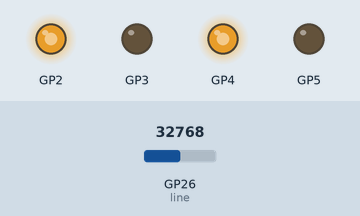
Bench run of a program on a simulated Raspberry Pi Pico running MicroPython. Parts: output pins drawn as LEDs (lit = HIGH). Inputs (shaded band) come from the test bench; at power-on: GP26 (line) = 32768 (analog values on the 0–65535 scale).

Above: at 1.2 s.
1.3 s: GP26 (line) set to 34655
At 2.5 s:
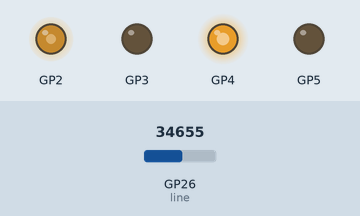
2.8 s: GP26 (line) set to 29345
At 4.0 s:
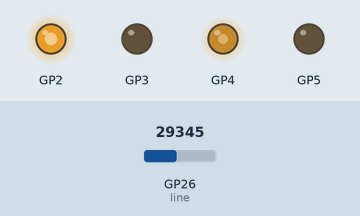
4.3 s: GP26 (line) set to 21345
At 5.0 s:
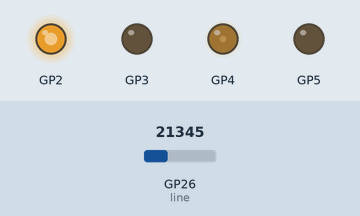
5.8 s: GP26 (line) set to 45874
At 6.4 s:
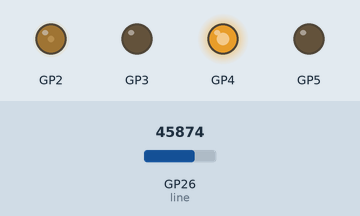
7.3 s: GP26 (line) set to 41072
8.8 s: GP26 (line) set to 39472
At 9.6 s:
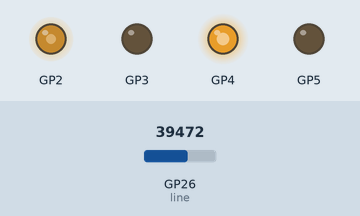
Timing chart, 0 to 11.3 s (numbered marks = the images above; inputs shaded):
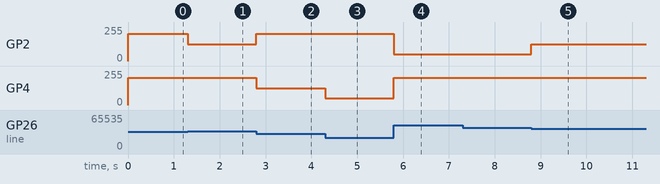

The program:

line_follow.py
```python
###  This example code uses: Maker Pi Pico ;; Reference: www.cytron.io/p-maker-pi-pico
###  This example code uses: Maker Line ;; Reference: www.cytron.io/p-maker-line-simplifying-line-sensor-for-beginner

from motor_driver import *         # import motor driver library

line = machine.ADC(26)             # set pin 26 as analog INPUT

motor = motor_driver(4,5,2,3)      # M1A = 4, M1B = 5, M2A = 2, M2B = 3

def read_line_sensor():
    return line.read_u16()

while True:
    line_value = read_line_sensor()   # read line sensor
    if line_value > 60000:    # all line
        motor.speed(80,80)    # straight
    elif line_value > 40000:  # S5 or S4+S5
        motor.speed(80,20)    # right
    elif line_value > 34000:  # S4 or S3+S4
        motor.speed(80,50)    # slight right
    elif line_value > 30000:  # S3
        motor.speed(80,80)    # straight
    elif line_value > 22000:  # S2 or S3+S2
        motor.speed(50,80)    # slight left
    elif line_value > 10000:  # S1 or S2+S1
        motor.speed(20,80)    # left
```

motor_driver.py
```python
import machine
import utime

class motor_driver():
    def __init__(self,M1A,M1B,M2A,M2B):  # Intialize motor driver

        self.M1A = machine.PWM(machine.Pin(M1A))
        self.M1B = machine.PWM(machine.Pin(M1B))
        self.M2A = machine.PWM(machine.Pin(M2A))
        self.M2B = machine.PWM(machine.Pin(M2B))

    # Will return a integer
    def convert(self,x, in_min, in_max, out_min, out_max):
        return (x - in_min) * (out_max - out_min) // (in_max - in_min) + out_min

    def speed(self,speedLeft, speedRight):
        speedLeft = self.convert(speedLeft,0,100,0,65534)
        speedRight = self.convert(speedRight,0,100,0,65534)
        if speedLeft > 0:
            self.M1A.duty_u16(speedLeft)
            self.M1B.duty_u16(0)
        else:
            self.M1A.duty_u16(0)
            self.M1B.duty_u16(abs(speedLeft))

        if speedRight > 0:
            self.M2A.duty_u16(speedRight)
            self.M2B.duty_u16(0)
        else:
            self.M2A.duty_u16(0)
            self.M2B.duty_u16(abs(speedRight))

    def brake(self):
        self.speed(0,0)
```

Measured:
- the behaviour switches between 40016 and 40000 on GP26 (line) (found by bisection; images 4 and 5)
- after the input at 1.3 s, GP2: 204/255 → 127/255 at once
- after the input at 2.8 s, GP2: 127/255 → 204/255 at once; GP4: 204/255 → 127/255 at once
- after the input at 4.3 s, GP4: 127/255 → 51/255 at once
- after the input at 5.8 s, GP2: 204/255 → 51/255 at once; GP4: 51/255 → 204/255 at once
- after the input at 7.3 s, every drawn part: stays the same
- after the input at 8.8 s, GP2: 51/255 → 127/255 at once
